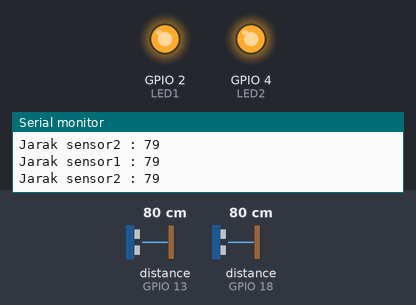
Bench run of a sketch on a simulated ESP32. Shown: output pins drawn as LEDs (lit = HIGH), the last lines printed to the serial monitor. Wiring (inferred from the names in the program): 2 × ultrasonic range finder: trigger GPIO 14, echo GPIO 13 / trigger GPIO 19, echo GPIO 18. The test bench sets the inputs (shaded band); at power-on: distance to the obstacle (sensors on GPIO 13, GPIO 18) 80 cm. The echo pulse lasts 58.3 µs per cm; pins used as bus, display or sensor lines are not drawn.

Above: at 1.2 s.
1.3 s: distance to the obstacle (sensor on GPIO 13) set to 19 cm
2.8 s: distance to the obstacle (sensor on GPIO 13) set to 15 cm
At 4.4 s:
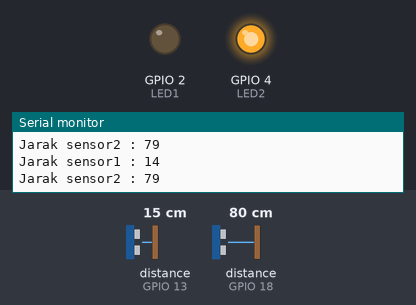
4.7 s: distance to the obstacle (sensor on GPIO 18) set to 18 cm
6.6 s: distance to the obstacle (sensor on GPIO 18) set to 15 cm
At 8.4 s:
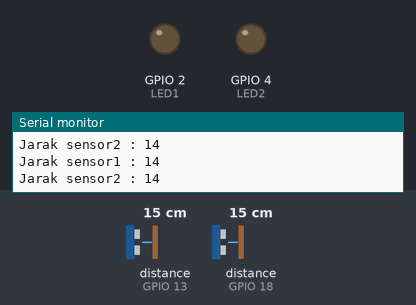
8.7 s: distance to the obstacle (sensor on GPIO 13) set to 18 cm
At 10.2 s:
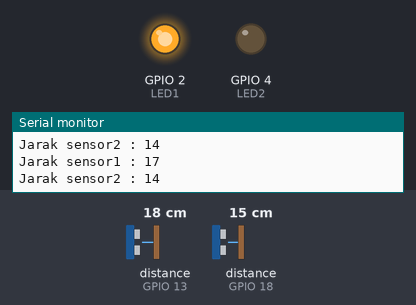
11.0 s: distance to the obstacle (sensor on GPIO 13) set to 2 cm
At 11.9 s:
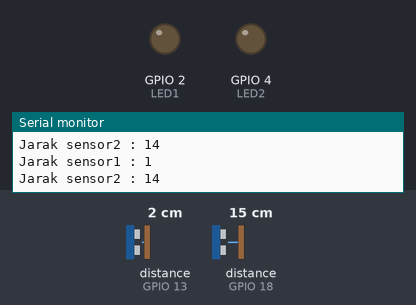
Timing chart, 0 to 13.8 s (numbered marks = the images above; inputs shaded):
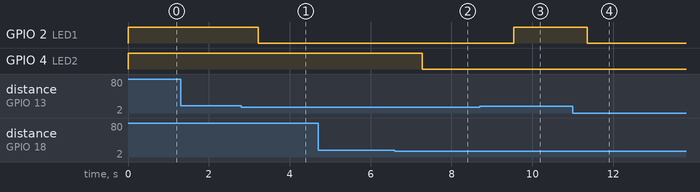

Measured:
- the behaviour switches between 17 and 16 cm on distance to the obstacle (sensor on GPIO 13) (found by bisection; images 0 and 1)
- the behaviour switches between 17 and 16 cm on distance to the obstacle (sensor on GPIO 18) (found by bisection; images 1 and 2)
- after the input at 2.8 s, GPIO 2 (LED1): HIGH → LOW after 0.42 s
- after the input at 6.6 s, GPIO 4 (LED2): HIGH → LOW after 0.68 s
- after the input at 8.7 s, GPIO 2 (LED1): LOW → HIGH after 0.84 s
- after the input at 11.0 s, GPIO 2 (LED1): HIGH → LOW after 0.35 s

The sketch:

park_indicator_ESP32.ino
```cpp
/*
 Code inspire by Random Nerd Tutorial
 https://randomnerdtutorials.com/esp32-hc-sr04-ultrasonic-arduino/

 Author: Teuku Ezandi Trinanda
 E-mail: ezzzandi@gmail.com
 For Electrical Engineering Design project
 With:
 1. Jabal Abdul Salam
 2. Katrin Nada
 */
//Set pin for Ultrasonic1
#define trigPin1 14 //Set Trigger di GPIO 14
#define echoPin1 13 //Set Echo di GPIO 13

//Set pin for Ultrasonic2
#define trigPin2 19 //Set Trigger di GPIO 19
#define echoPin2 18 //Set Echo di GPIO 18


//define sound speed in cm/uS
#define SOUND_SPEED 0.034
#define CM_TO_INCH 0.393701

int durasiUltrasonic1, jarakUltrasonic1;
int durasiUltrasonic2, jarakUltrasonic2;

const int LED1 = 2;
const int LED2 = 4;

void ultrasonic1(){
  // Clears the trigPin
  digitalWrite(trigPin1, LOW);
  delayMicroseconds(2);
  // Sets the trigPin on HIGH state for 10 micro seconds
  digitalWrite(trigPin1, HIGH);
  delayMicroseconds(10);
  digitalWrite(trigPin1, LOW);

  // Reads the echoPin, returns the sound wave travel time in microseconds
  durasiUltrasonic1 = pulseIn(echoPin1, HIGH);

  // Calculate the distance
  jarakUltrasonic1 = durasiUltrasonic1 * SOUND_SPEED/2;
  Serial.print("Jarak sensor1 : ");
  Serial.println(jarakUltrasonic1);
}
void ultrasonic2(){
  // Clears the trigPin
  digitalWrite(trigPin2, LOW);
  delayMicroseconds(2);
  // Sets the trigPin on HIGH state for 10 micro seconds
  digitalWrite(trigPin2, HIGH);
  delayMicroseconds(10);
  digitalWrite(trigPin2, LOW);

  // Reads the echoPin, returns the sound wave travel time in microseconds
  durasiUltrasonic2 = pulseIn(echoPin2, HIGH);

  // Calculate the distance
  jarakUltrasonic2 = durasiUltrasonic2 * SOUND_SPEED/2;
  Serial.print("Jarak sensor2 : ");
  Serial.println(jarakUltrasonic2);
}

void setup() {

  pinMode(trigPin1, OUTPUT); //Set pin Trigger1 sebagai output
  pinMode(echoPin1, INPUT); //Set pin Echo1 sebagai input
  pinMode(LED1, OUTPUT); //Set LED1 sebagai output
  pinMode(trigPin2, OUTPUT); //Set pin Trigger2 sebagai output
  pinMode(echoPin2, INPUT); //Set pin Echo2 sebagai input
  pinMode(LED2, OUTPUT); //Set LED2 sebagai output
  Serial.begin(115200);

}

void loop() {
  ultrasonic1();
  ultrasonic2();

  if (jarakUltrasonic1 <= 15) { // Jarak (Cm) dapat anda sesuaikan
    digitalWrite(LED1, LOW); //LED1 mati
    delay(450); //Delay
  }
  else { //Jika jarak lebih dari yang ditentukan
    digitalWrite(LED1, HIGH); //LED1 hidup
  }

  if (jarakUltrasonic2 <= 15) { // Jarak (Cm) dapat anda sesuaikan
    digitalWrite(LED2, LOW); //LED2 mati
  } else {
    digitalWrite(LED2, HIGH); //LED2 hidup
  }
  delay(450); //Delay
}
```
